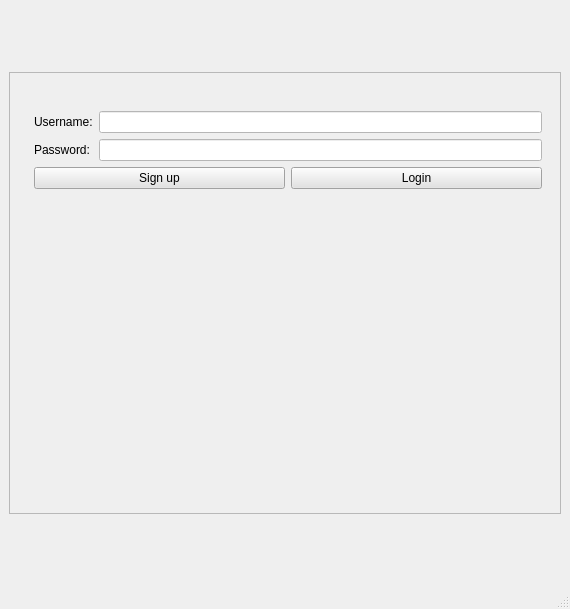
<?xml version="1.0" encoding="UTF-8"?>
<ui version="4.0">
 <class>SignIn</class>
 <widget class="QMainWindow" name="SignIn">
  <property name="geometry">
   <rect>
    <x>0</x>
    <y>0</y>
    <width>570</width>
    <height>609</height>
   </rect>
  </property>
  <property name="windowTitle">
   <string>SignIn</string>
  </property>
  <widget class="QWidget" name="centralwidget">
   <layout class="QVBoxLayout" name="verticalLayout">
    <item>
     <widget class="QFrame" name="frame">
      <property name="maximumSize">
       <size>
        <width>16777215</width>
        <height>442</height>
       </size>
      </property>
      <property name="frameShape">
       <enum>QFrame::StyledPanel</enum>
      </property>
      <property name="frameShadow">
       <enum>QFrame::Raised</enum>
      </property>
      <layout class="QGridLayout" name="gridLayout">
       <item row="0" column="0">
        <widget class="QWidget" name="widget" native="true">
         <layout class="QFormLayout" name="formLayout_2">
          <item row="0" column="0" colspan="2">
           <widget class="QLabel" name="label">
            <property name="text">
             <string/>
            </property>
            <property name="pixmap">
             <pixmap>../../../Downloads/61f7cd1767553f0004c53e6e (1).png</pixmap>
            </property>
           </widget>
          </item>
          <item row="4" column="1">
           <layout class="QGridLayout" name="gridLayout_2">
            <item row="0" column="0">
             <widget class="QPushButton" name="pushButton_2">
              <property name="styleSheet">
               <string notr="true">QPushButton{
	background-color: rgb(226, 226, 226);
	color: rgb(0, 0, 0);
	font: 700 11pt &quot;Segoe UI&quot;;
}</string>
              </property>
              <property name="text">
               <string>Sign up</string>
              </property>
             </widget>
            </item>
            <item row="0" column="1">
             <widget class="QPushButton" name="pushButton">
              <property name="styleSheet">
               <string notr="true">QPushButton{
	background-color: rgb(226, 226, 226);
	color: rgb(0, 0, 0);
	font: 700 11pt &quot;Segoe UI&quot;;
}</string>
              </property>
              <property name="text">
               <string>Login</string>
              </property>
             </widget>
            </item>
           </layout>
          </item>
          <item row="1" column="1">
           <layout class="QFormLayout" name="formLayout_3">
            <item row="0" column="0">
             <widget class="QLabel" name="label_3">
              <property name="styleSheet">
               <string notr="true">QLabel{
	color: rgb(0, 0, 0);
	
	
	font: 700 14pt &quot;Trebuchet MS&quot;;
}</string>
              </property>
              <property name="text">
               <string>Username:</string>
              </property>
             </widget>
            </item>
            <item row="0" column="1">
             <widget class="QLineEdit" name="lineEdit">
              <property name="styleSheet">
               <string notr="true">QLineEdit{
	color: rgb(0, 0, 0);
	background-color: rgb(255, 255, 255);
}</string>
              </property>
             </widget>
            </item>
            <item row="1" column="0">
             <widget class="QLabel" name="label_4">
              <property name="styleSheet">
               <string notr="true">QLabel{
	color: rgb(0, 0, 0);
	
	
	font: 700 14pt &quot;Trebuchet MS&quot;;
}</string>
              </property>
              <property name="text">
               <string>Password:</string>
              </property>
             </widget>
            </item>
            <item row="1" column="1">
             <widget class="QLineEdit" name="lineEdit_2">
              <property name="styleSheet">
               <string notr="true">QLineEdit{
	color: rgb(0, 0, 0);
	background-color: rgb(255, 255, 255);
}</string>
              </property>
             </widget>
            </item>
           </layout>
          </item>
         </layout>
        </widget>
       </item>
      </layout>
     </widget>
    </item>
   </layout>
  </widget>
  <widget class="QMenuBar" name="menubar">
   <property name="geometry">
    <rect>
     <x>0</x>
     <y>0</y>
     <width>570</width>
     <height>21</height>
    </rect>
   </property>
  </widget>
  <widget class="QStatusBar" name="statusbar"/>
 </widget>
 <resources/>
 <connections/>
</ui>
